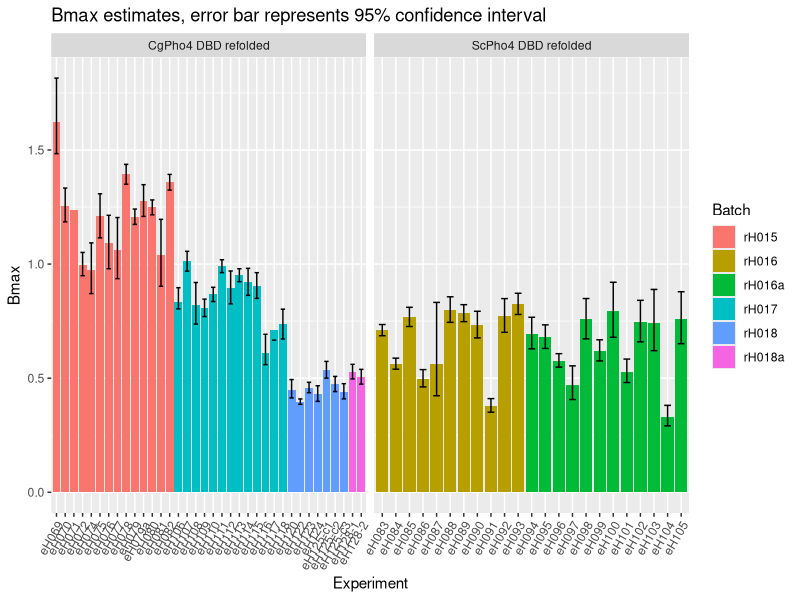
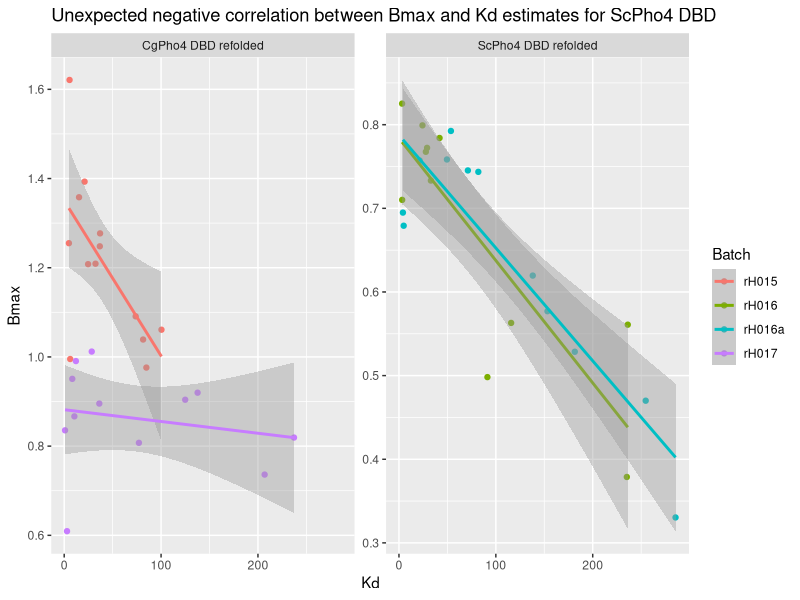
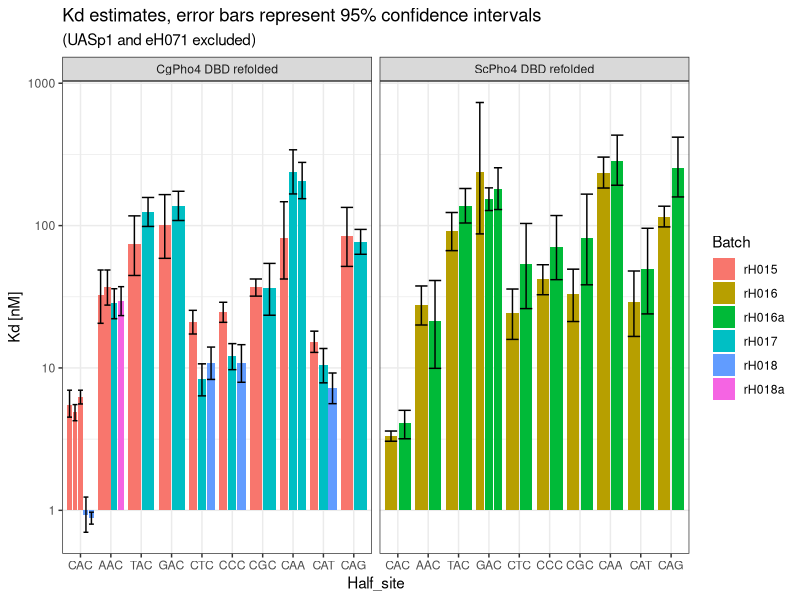
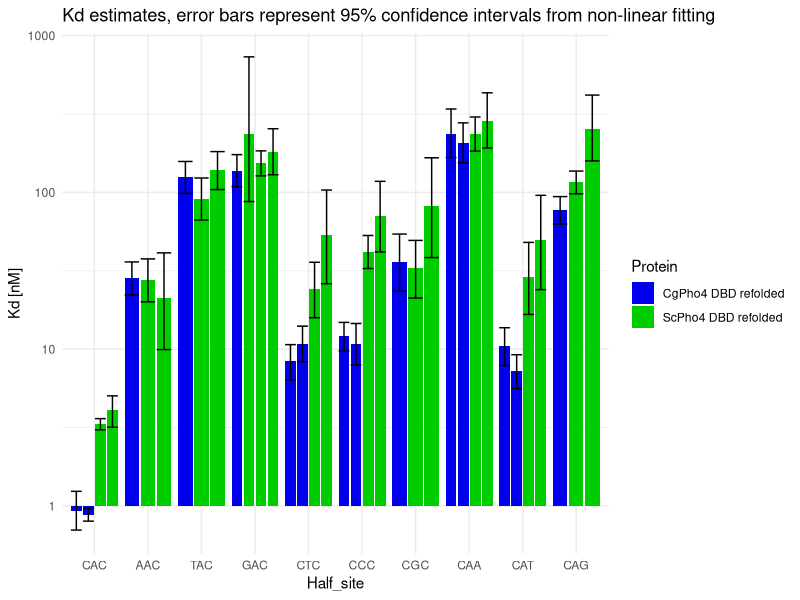
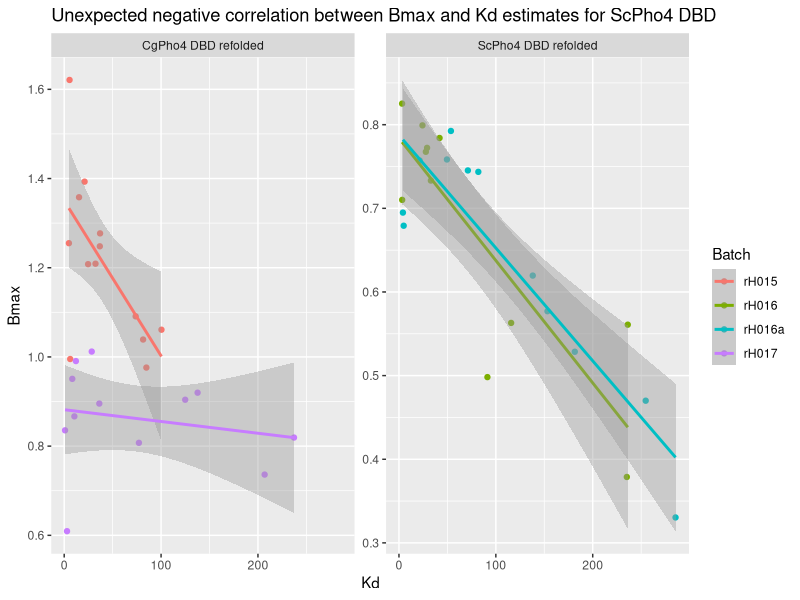
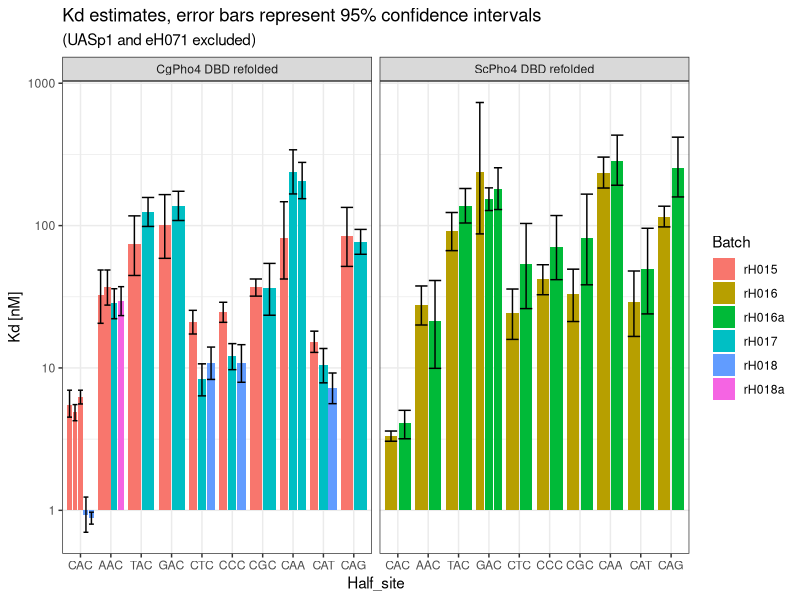
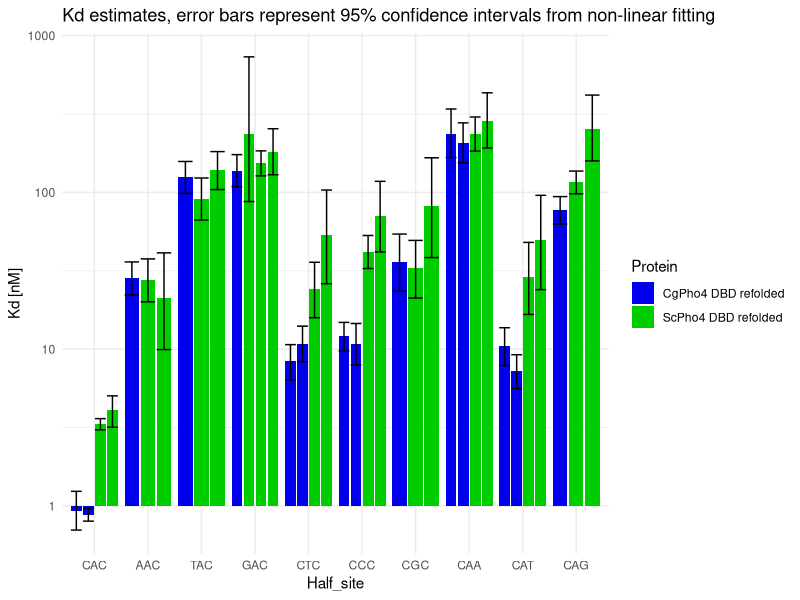

Generate these figures, in order, with R:
## ---- chunk 1
suppressPackageStartupMessages(library(tidyverse))
## ---- chunk 2
dat <- read_tsv("../data/BLI/2020-Feb-Aug-Kd-estimates_3.tsv")
dat <- dat %>% 
  mutate(Half_site = factor(str_sub(Ligand,7,9), 
                            levels = c("CAC","AAC","TAC","GAC","CTC","CCC","CGC","CAA","CAT","CAG")))
## ---- chunk 3
dat %>% filter(!is.na(Bmax)) %>% 
  ggplot(aes(x = Exp, y = Bmax, fill = Batch)) + 
  geom_bar(stat = "identity") + 
  geom_errorbar(aes(ymin = Bmax_95ci_low, ymax = Bmax_95ci_high, width = 0.5)) +
  facet_wrap(~Protein, scales = "free_x") +
  theme(axis.text.x = element_text(angle = 60, hjust = 1)) + 
  labs(title = "Bmax estimates, error bar represents 95% confidence interval", x = "Experiment")
## ---- chunk 4
dat %>% 
  filter(Include, !grepl("rH018", Batch)) %>% 
  ggplot(aes(x = Kd, y = Bmax, col = Batch)) + geom_point(size = 1.5) +
  geom_smooth(formula = y~x, method = "lm") +
  facet_wrap(~Protein, scales = "free_y") +
  labs(title = "Unexpected negative correlation between Bmax and Kd estimates for ScPho4 DBD")
ggsave("imgs/20200830-low-Bmax-for-low-affinity-seq.png", width = 5, height = 3)
## ---- chunk 5
# plot Kd ± 95%CI for each experiment, fill-color by protein source
dat %>%
  filter(Include, grepl("UASp2", Ligand), Exp != "eH106") %>% 
  # remove UASp1 and a falty experiment 071, also remove eH106, which had large variance in Kd estimate
  mutate(Ligand = str_sub(Ligand, 6,-1)) %>% 
  ggplot(aes(x = Half_site, y = Kd, fill = Batch)) + 
  geom_col(position = position_dodge2()) +
  geom_errorbar(aes(ymin = Kd_95ci_low, ymax = Kd_95ci_high), position = position_dodge2()) +
  labs(title = "Kd estimates, error bars represent 95% confidence intervals", 
       subtitle = "(UASp1 and eH071 excluded)", y = "Kd [nM]") +
  #scale_alpha_manual(values = c(0.4,1)) +
  #scale_fill_manual(values = c("blue2","green3")) +
  scale_y_log10() +
  facet_wrap(~Protein, scales = "fixed") +
  theme_bw()
ggsave("imgs/20200901-Kd-estimates-with-Bmax-issue-labeled.png", width = 10, height = 5)
## ---- chunk 6
# plot Kd ± 95%CI for each experiment, fill-color by protein source
dat %>%
  filter(Include, Batch %in% c("rH016", "rH016a", "rH017", "rH018"), grepl("UASp2", Ligand), Exp != "eH106") %>% 
  # remove UASp1 and a falty experiment 071, also remove eH106, which had large variance in Kd estimate
  mutate(Ligand = str_sub(Ligand, 6,-1)) %>% 
  ggplot(aes(x = Half_site, y = Kd, fill = Protein)) + 
  geom_col(position = position_dodge2()) +
  geom_errorbar(aes(ymin = Kd_95ci_low, ymax = Kd_95ci_high), position = position_dodge2()) +
  scale_fill_manual(values = c("blue2","green3")) +
  labs(title = "Kd estimates, error bars represent 95% confidence intervals from non-linear fitting", y = "Kd [nM]") +
  #scale_alpha_manual(values = c(0.4,1)) +
  #scale_fill_manual(values = c("blue2","green3")) +
  scale_y_log10() +
  theme_minimal()
ggsave("imgs/20200915-Kd-estimates-comparison.png", width = 8, height = 4.5)
